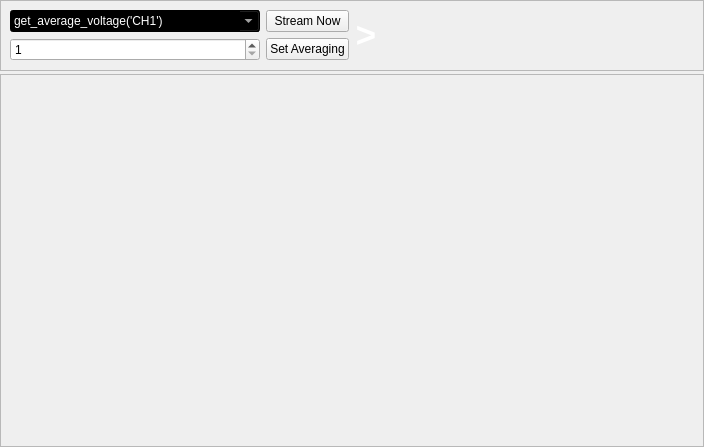
<?xml version="1.0" encoding="UTF-8"?>
<ui version="4.0">
 <class>MainWindow</class>
 <widget class="QMainWindow" name="MainWindow">
  <property name="geometry">
   <rect>
    <x>0</x>
    <y>0</y>
    <width>704</width>
    <height>447</height>
   </rect>
  </property>
  <property name="minimumSize">
   <size>
    <width>300</width>
    <height>0</height>
   </size>
  </property>
  <property name="mouseTracking">
   <bool>false</bool>
  </property>
  <property name="windowTitle">
   <string>Data Streaming Utility</string>
  </property>
  <property name="windowIcon">
   <iconset>
    <normaloff>../../../../../usr/share/pixmaps/cubeview48.png</normaloff>../../../../../usr/share/pixmaps/cubeview48.png</iconset>
  </property>
  <property name="windowOpacity">
   <double>1.000000000000000</double>
  </property>
  <property name="toolTip">
   <string/>
  </property>
  <property name="autoFillBackground">
   <bool>false</bool>
  </property>
  <property name="toolButtonStyle">
   <enum>Qt::ToolButtonIconOnly</enum>
  </property>
  <property name="tabShape">
   <enum>QTabWidget::Rounded</enum>
  </property>
  <widget class="QWidget" name="centralwidget">
   <property name="layoutDirection">
    <enum>Qt::LeftToRight</enum>
   </property>
   <layout class="QVBoxLayout" name="verticalLayout_2">
    <property name="spacing">
     <number>3</number>
    </property>
    <property name="margin">
     <number>0</number>
    </property>
    <item>
     <widget class="QFrame" name="frame">
      <property name="sizePolicy">
       <sizepolicy hsizetype="Preferred" vsizetype="Preferred">
        <horstretch>0</horstretch>
        <verstretch>0</verstretch>
       </sizepolicy>
      </property>
      <property name="frameShape">
       <enum>QFrame::StyledPanel</enum>
      </property>
      <property name="frameShadow">
       <enum>QFrame::Raised</enum>
      </property>
      <layout class="QGridLayout" name="gridLayout">
       <item row="1" column="0">
        <widget class="QSpinBox" name="averageCount">
         <property name="sizePolicy">
          <sizepolicy hsizetype="Preferred" vsizetype="Fixed">
           <horstretch>0</horstretch>
           <verstretch>0</verstretch>
          </sizepolicy>
         </property>
         <property name="minimum">
          <number>1</number>
         </property>
         <property name="maximum">
          <number>501</number>
         </property>
        </widget>
       </item>
       <item row="0" column="1">
        <widget class="QPushButton" name="pushButton">
         <property name="sizePolicy">
          <sizepolicy hsizetype="Preferred" vsizetype="Fixed">
           <horstretch>0</horstretch>
           <verstretch>0</verstretch>
          </sizepolicy>
         </property>
         <property name="text">
          <string>Stream Now</string>
         </property>
        </widget>
       </item>
       <item row="1" column="1">
        <widget class="QPushButton" name="pushButton_2">
         <property name="sizePolicy">
          <sizepolicy hsizetype="Maximum" vsizetype="Fixed">
           <horstretch>0</horstretch>
           <verstretch>0</verstretch>
          </sizepolicy>
         </property>
         <property name="text">
          <string>Set Averaging</string>
         </property>
        </widget>
       </item>
       <item row="0" column="0">
        <widget class="QComboBox" name="cmdlist">
         <property name="sizePolicy">
          <sizepolicy hsizetype="Maximum" vsizetype="Fixed">
           <horstretch>0</horstretch>
           <verstretch>0</verstretch>
          </sizepolicy>
         </property>
         <property name="minimumSize">
          <size>
           <width>250</width>
           <height>0</height>
          </size>
         </property>
         <property name="styleSheet">
          <string notr="true">background-color: rgb(0, 0, 0);
color: rgb(255, 255, 255);</string>
         </property>
         <property name="editable">
          <bool>true</bool>
         </property>
         <item>
          <property name="text">
           <string>get_average_voltage('CH1')</string>
          </property>
         </item>
         <item>
          <property name="text">
           <string>get_freq('Fin')</string>
          </property>
         </item>
         <item>
          <property name="text">
           <string>get_high_freq('Fin')</string>
          </property>
         </item>
         <item>
          <property name="text">
           <string>DutyCycle('ID1')[1]</string>
          </property>
         </item>
         <item>
          <property name="text">
           <string>MeasureInterval('ID1','ID2','rising','rising')</string>
          </property>
         </item>
        </widget>
       </item>
       <item row="0" column="2" rowspan="2">
        <widget class="QLabel" name="msg">
         <property name="sizePolicy">
          <sizepolicy hsizetype="Preferred" vsizetype="Maximum">
           <horstretch>0</horstretch>
           <verstretch>0</verstretch>
          </sizepolicy>
         </property>
         <property name="baseSize">
          <size>
           <width>0</width>
           <height>17</height>
          </size>
         </property>
         <property name="font">
          <font>
           <pointsize>26</pointsize>
           <weight>75</weight>
           <italic>true</italic>
           <bold>true</bold>
          </font>
         </property>
         <property name="styleSheet">
          <string notr="true">color: rgb(255, 255, 255);</string>
         </property>
         <property name="text">
          <string>&gt;</string>
         </property>
         <property name="alignment">
          <set>Qt::AlignLeading|Qt::AlignLeft|Qt::AlignTop</set>
         </property>
         <property name="wordWrap">
          <bool>true</bool>
         </property>
        </widget>
       </item>
      </layout>
     </widget>
    </item>
    <item>
     <widget class="QFrame" name="plot_area_frame">
      <property name="sizePolicy">
       <sizepolicy hsizetype="Preferred" vsizetype="MinimumExpanding">
        <horstretch>0</horstretch>
        <verstretch>0</verstretch>
       </sizepolicy>
      </property>
      <property name="frameShape">
       <enum>QFrame::StyledPanel</enum>
      </property>
      <property name="frameShadow">
       <enum>QFrame::Raised</enum>
      </property>
      <layout class="QVBoxLayout" name="plot_area">
       <property name="spacing">
        <number>2</number>
       </property>
       <property name="margin">
        <number>0</number>
       </property>
      </layout>
     </widget>
    </item>
   </layout>
  </widget>
  <widget class="QMenuBar" name="menubar">
   <property name="geometry">
    <rect>
     <x>0</x>
     <y>0</y>
     <width>704</width>
     <height>25</height>
    </rect>
   </property>
  </widget>
  <action name="actionSave_as">
   <property name="text">
    <string>Save as</string>
   </property>
  </action>
 </widget>
 <resources/>
 <connections>
  <connection>
   <sender>pushButton</sender>
   <signal>clicked()</signal>
   <receiver>MainWindow</receiver>
   <slot>stream()</slot>
   <hints>
    <hint type="sourcelabel">
     <x>717</x>
     <y>55</y>
    </hint>
    <hint type="destinationlabel">
     <x>642</x>
     <y>38</y>
    </hint>
   </hints>
  </connection>
  <connection>
   <sender>pushButton_2</sender>
   <signal>clicked()</signal>
   <receiver>MainWindow</receiver>
   <slot>setAveraging()</slot>
   <hints>
    <hint type="sourcelabel">
     <x>674</x>
     <y>89</y>
    </hint>
    <hint type="destinationlabel">
     <x>624</x>
     <y>110</y>
    </hint>
   </hints>
  </connection>
 </connections>
 <slots>
  <slot>dump_to_file()</slot>
  <slot>byebye()</slot>
  <slot>stream()</slot>
  <slot>setAveraging()</slot>
 </slots>
</ui>
